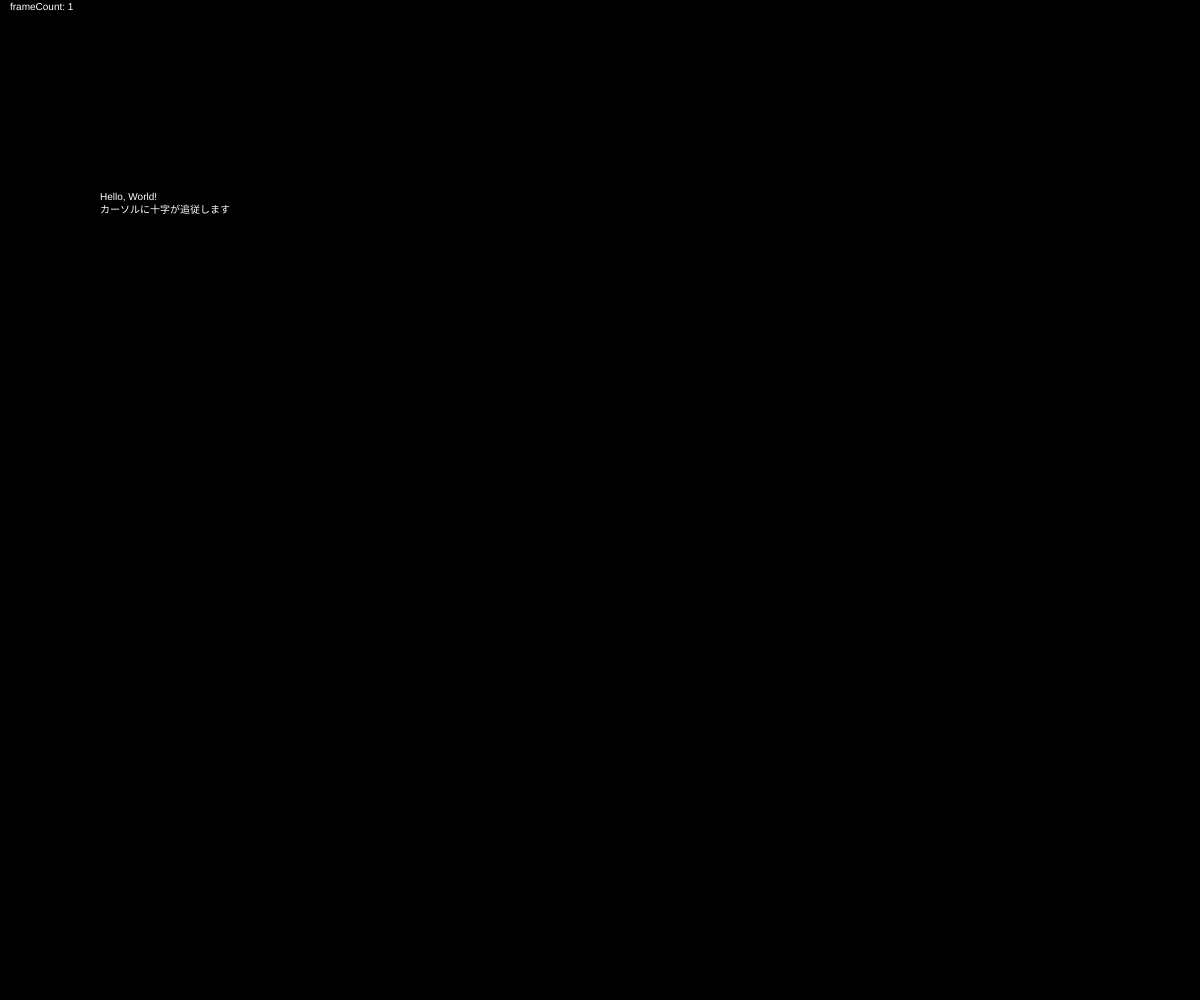
Frame 1 (no input)
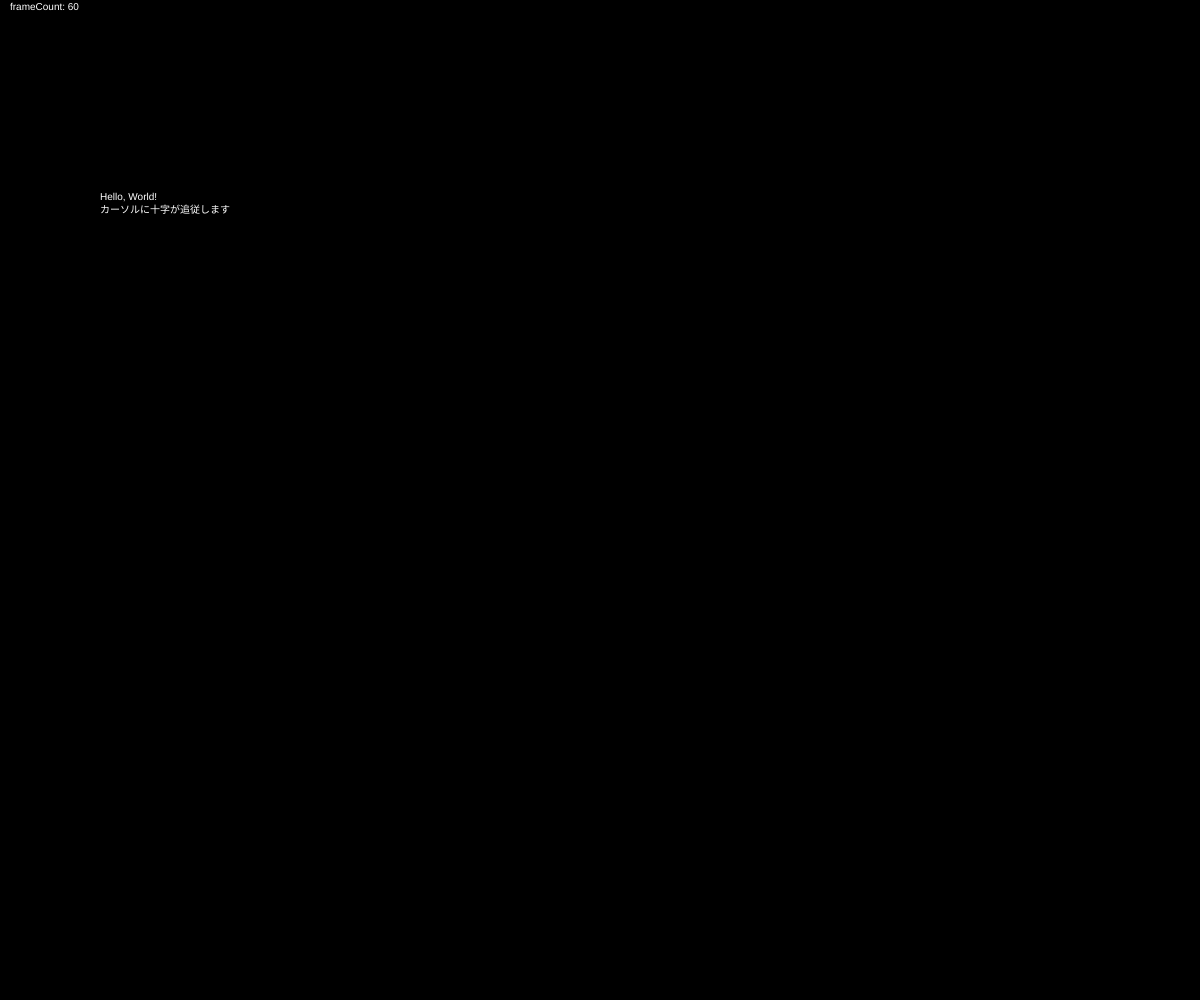
Frame 60 (no input)
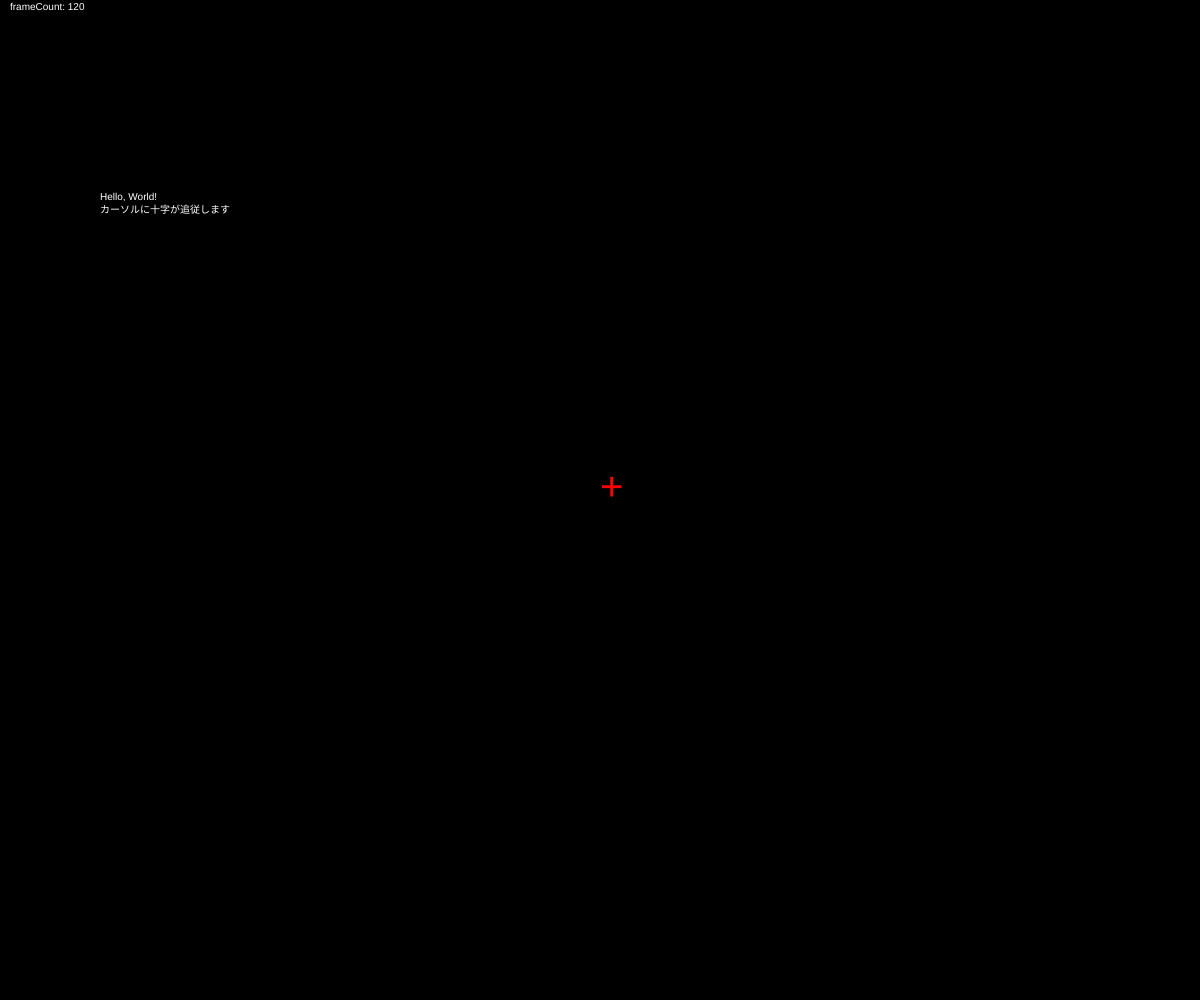
Frame 120 (the mouse pressed at the canvas centre since frame 60)

The p5.js sketch that drew these frames (run headless with seeded random() and noise() and a simulated clock; from frame 60 on, the mouse is pressed at the canvas centre):

// p5.js sketch
// ── sketch.js
// 参考
// https://qiita.com/Damien/items/5f8d4691723b01f370b9#1-web%E3%82%B5%E3%82%A4%E3%83%88%E3%81%AE%E8%83%8C%E6%99%AF

var delayflame = 20; // 20フレーム
var positionX_before_delayflame = [];
var positionY_before_delayflame = [];

//カーソル位置に円を描画する
function setup() {
        createCanvas(windowWidth, windowHeight);
}
    function draw() {
        // マウスの位置を取得して保存
        positionX_before_delayflame.push(mouseX);
        positionY_before_delayflame.push(mouseY);
        
        background(0, 0, 0);
        textSize(10); // 文字の大きさを指定
        textFont("helvetica"); // フォントを指定
        fill(255); // 色を指定
        text("Hello, World!\nカーソルに十字が追従します", 100, 200); // 文字を描画
        // print current frame
        fill(255);
        text("frameCount: " + frameCount , 10, 10);
        
        // ellipse(mouseX, mouseY, 40, 40);

        // 一定フレーム後に円を描画
        if (frameCount > delayflame) {
            var X = positionX_before_delayflame.shift();
            var Y = positionY_before_delayflame.shift();
            //赤色
            fill(255, 0, 0);
            //大きさを指定
            textSize(40);
            text("+", X, Y);
            // ellipse(X, Y, 40, 40);
            

        }
        noStroke(); // 枠線を非表示
}
